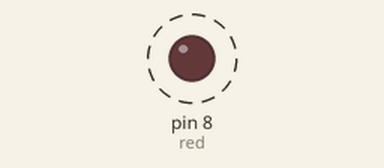
The sketch below on a simulated Arduino Uno, built with avr-gcc and run on an emulated ATmega328P. Parts: output pins drawn as LEDs (lit = HIGH). Dashed ring = blinking.

Above: at 0.15 s.
Timing chart, 0 to 3.0 s (numbered marks = the images above):
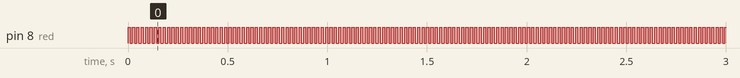

Measured:
- by itself, pin 8 (red): alternates HIGH for 0.01 s and LOW for 0.01 s

The sketch:

uppg1.ino
```cpp
//Adding variable names to pin numbers as to make the code easier to read.
const int red = 8;


void setup() {
//Letting the arduino know that pin red are going to be outputting stuff. So im putting them in output mode.
  pinMode(red, OUTPUT);
}


void RedBlink(){
  //turns the led on
  digitalWrite(red, HIGH);
  //keeps being lit for 11ms
  delay(11);
  //turns the led off
  digitalWrite(red, LOW);
  //keeps it off for 11ms before lighting it again.
  delay(11);
}


void loop() {
 RedBlink();
}
```
